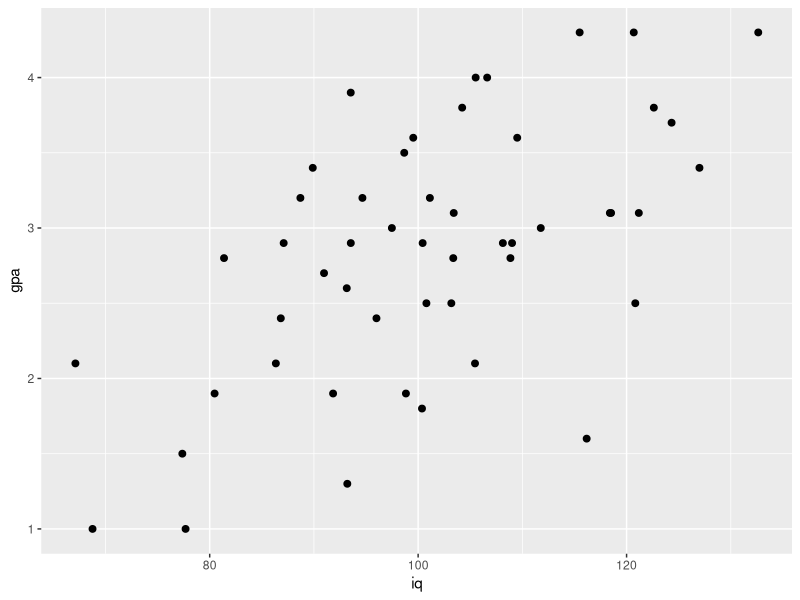
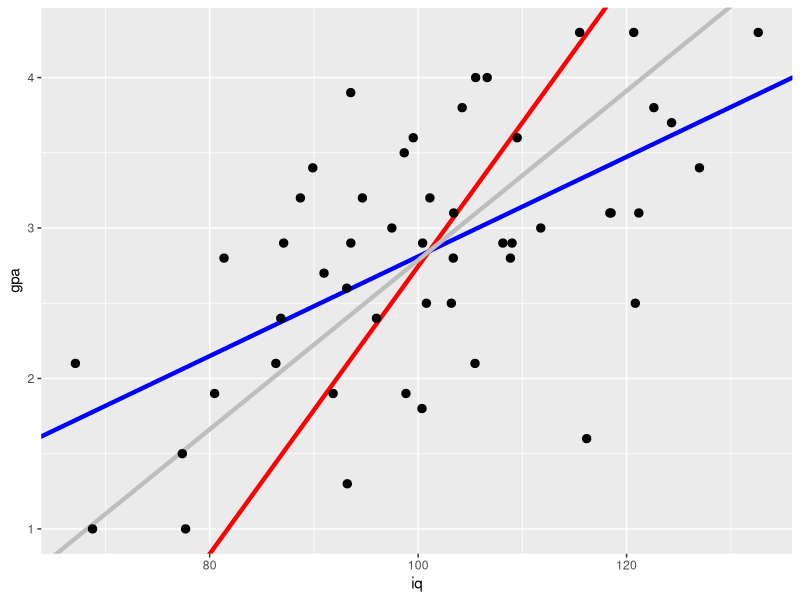
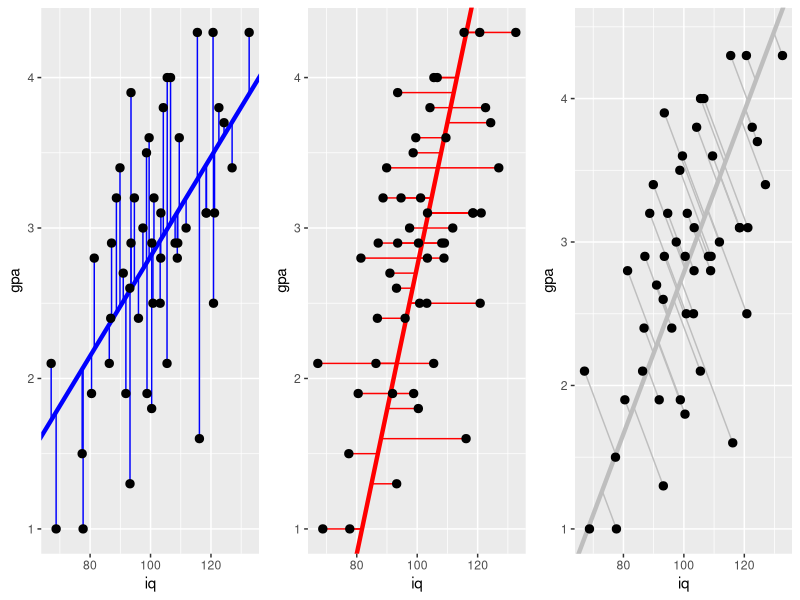

These charts were generated, in order, by the following R code:
## ---- chunk 1
library(ggplot2)
IQ = rnorm(50, 100, 15)
GPA = pmax(1, pmin(4.3, round((IQ-100)/15*0.5+2.8+rnorm(length(IQ),0,0.7), 1)))
iq.gpa = data.frame(iq=IQ, gpa=GPA)
g1 = ggplot(iq.gpa, aes(iq,gpa))+
      geom_point(size=2)
g1
## ---- chunk 2
( lm.g.i = lm(data=iq.gpa, gpa~iq) )

( lm.i.g = lm(data=iq.gpa, iq~gpa) )
## ---- chunk 3
c(1/coef(lm.g.i)['iq'], coef(lm.i.g)['gpa'])
## ---- chunk 4
m.y = mean(iq.gpa$gpa)
m.x = mean(iq.gpa$iq)
s.y = sd(iq.gpa$gpa)
s.x = sd(iq.gpa$iq)

b1.y.x = coef(lm.g.i)['iq']
b0.y.x = coef(lm.g.i)['(Intercept)']

b1.x.y = 1/coef(lm.i.g)['gpa']
b0.x.y = m.y - b1.x.y*m.x

pc.load = prcomp(iq.gpa, scale=T, retx=T)
b1.yx = pc.load$rotation[2,1]/pc.load$rotation[1,1]*s.y/s.x
b0.yx = m.y - b1.yx*m.x

iq.gpa$yh.y.x = b1.y.x*iq.gpa$iq + b0.y.x
iq.gpa$xh.x.y = coef(lm.i.g)['gpa']*iq.gpa$gpa + coef(lm.i.g)['(Intercept)']
iq.gpa$xh.yx  = pc.load$x[,1]*pc.load$rotation[2,1]*s.x+m.x
iq.gpa$yh.yx  = pc.load$x[,1]*pc.load$rotation[1,1]*s.y+m.y


ggplot(iq.gpa, aes(x=iq, y=gpa))+
  geom_abline(intercept = b0.y.x, slope=b1.y.x, color="blue", size=1.5)+
  geom_abline(intercept = b0.x.y, slope=b1.x.y, color="red", size=1.5)+
  geom_abline(intercept = b0.yx, slope=b1.yx, color="gray", size=1.5)+
  geom_point(size=2.5)
## ---- chunk 5
g2 <- ggplot(iq.gpa, aes(x=iq, y=gpa))+
  geom_abline(intercept = b0.y.x, slope=b1.y.x, color="blue", size=1.5)+
  geom_segment(aes(x=iq, y=gpa, xend=iq, yend=yh.y.x), color="blue")+
  geom_point(size=2.5)
g3 <- ggplot(iq.gpa, aes(x=iq, y=gpa))+
  geom_abline(intercept = b0.x.y, slope=b1.x.y, color="red", size=1.5)+
  geom_segment(aes(x=iq, y=gpa, yend=gpa, xend=xh.x.y), color="red")+
  geom_point(size=2.5)
g4 <- ggplot(iq.gpa, aes(x=iq, y=gpa))+
  geom_abline(intercept = b0.yx, slope=b1.yx, color="gray", size=1.5)+
  geom_segment(aes(x=iq, y=gpa, yend=yh.yx, xend=xh.yx), color="gray")+
  geom_point(size=2.5)

library(gridExtra)
grid.arrange(g2,g3,g4,ncol=3)
